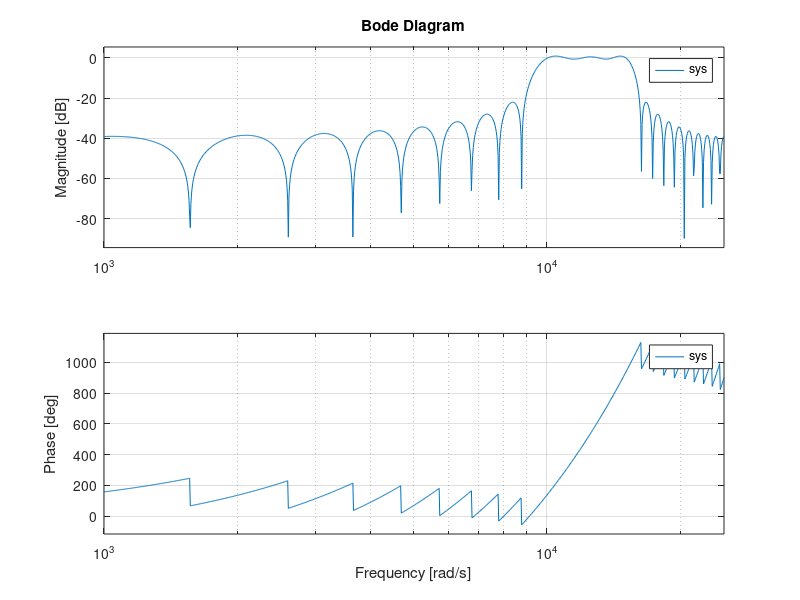
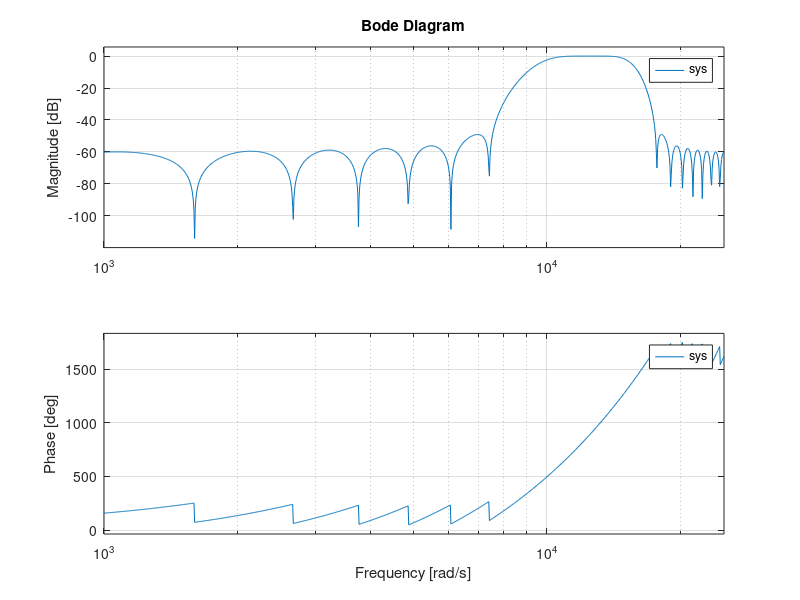

Source code (MATLAB) for these figures, in order:
%%
% FIR-filter introduktion


fa_1 = 1500
fa_2 = 2500
fs = 8000
T = 1/fs
M = 22
m = 1:M
c_m = 1./(m*pi) .* (sin(2*pi.*m*T*fa_2) - sin(2*pi.*m*T*fa_1))
c_o = 2*T*(fa_2-fa_1)
c = [flip(c_m) c_o c_m]

% koeff plot:
figure(1)
stem(abs(c))

% lav en overførselsfunktion for at plotte den med bode.
sys = tf(c, [1], T);
bode(sys)

% prøv evt. simulink

%%
% vi har Gibbs fænomener, og vi ønsker at fjerne dem / ripples i pasbåndet.
% vi kan vælge at opdatere vores designmetode med en vinduesfunktion
% c'_m = c_m * w_m, dermed a_i = c_m-i
% her har jeg valgt at bruge et hammings-vindue
% help hamming

N = M*2
n = 0:N
ham_window = 0.54 - 0.46*cos(2*pi*n/N)

% med samme ordenstal fås der:

%figure(2)
%stem(ham_window)
%tf_ham = tf(ham_window, [1], T)
%bode(tf_ham)

figure(2)
sys = tf(c.*ham_window, [1], T)
bode(sys)

%%
% obs en nærmest flad ripple
% et andet vindue er: 
% kaiser vinduet ; det kan justere side lobes og main lobes

%% 
% vi kan også approximere ordenstallet vha viden om bredden på sidelobben 
% for metoden der benyttes.
% ham har B = 2 * bredden = 2 * 2 

B = 4
df = 1000
M = B * fs / (2 * df)

% og prøve endnu en gang


